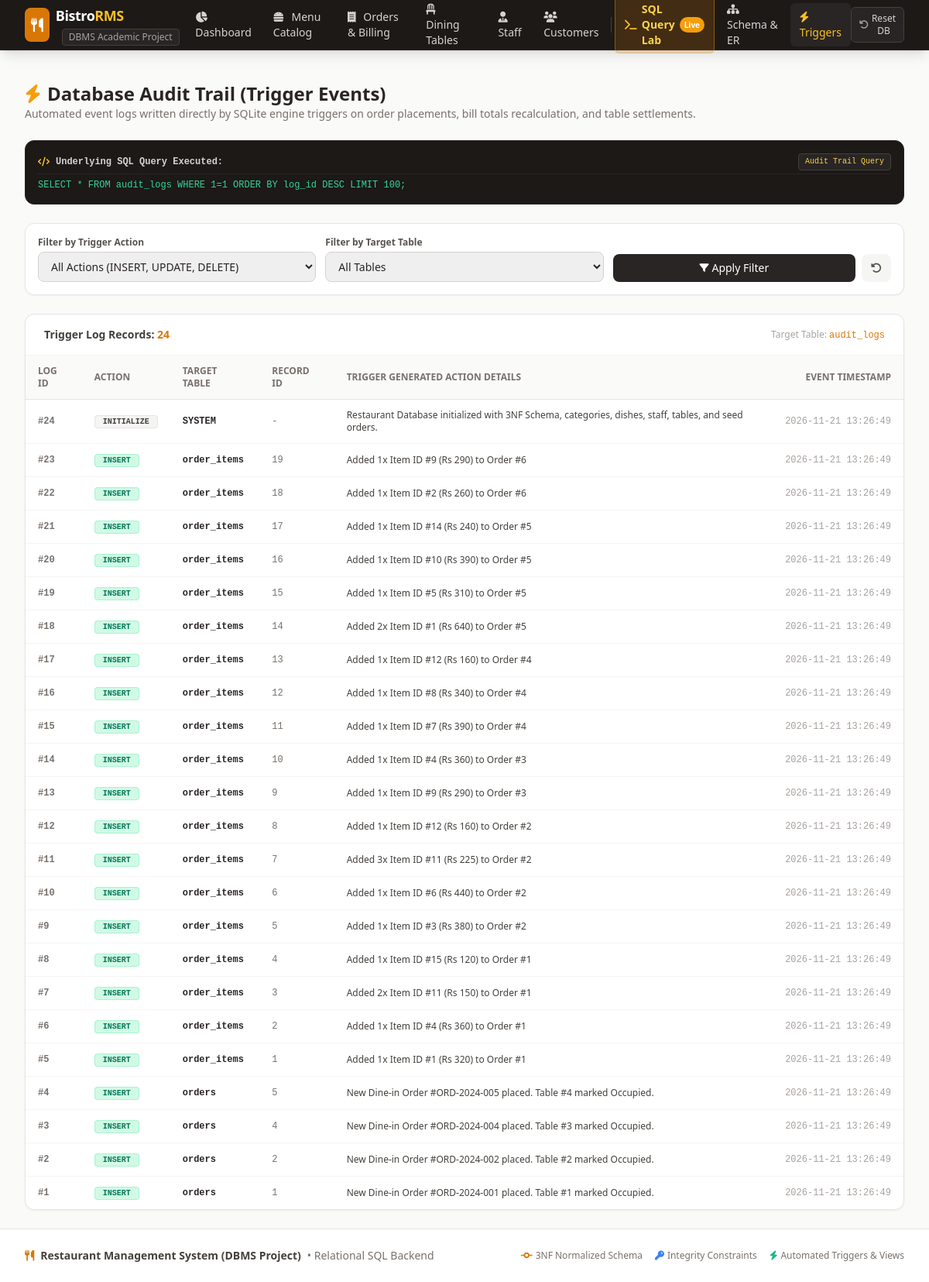
/audit-logs, run on the app's committed database.
### tables this page shows
CREATE TABLE audit_logs (
    log_id INTEGER PRIMARY KEY AUTOINCREMENT,
    table_name VARCHAR(50) NOT NULL,
    action_type VARCHAR(20) NOT NULL,
    record_id INTEGER,
    action_details TEXT,
    logged_at TIMESTAMP DEFAULT CURRENT_TIMESTAMP
);

### app.py (the view)
@app.route('/audit-logs')
def audit_logs():
    action_filter = request.args.get('action', '').strip()
    table_filter = request.args.get('table', '').strip()
    sql = "SELECT * FROM audit_logs WHERE 1=1"
    params = []
    if action_filter:
        sql += " AND action_type = ?"
        params.append(action_filter)
    if table_filter:
        sql += " AND table_name = ?"
        params.append(table_filter)
    sql += " ORDER BY log_id DESC LIMIT 100;"
    logs = database.query_all(sql, params)
    return render_template('audit_logs.html', logs=logs, action_filter=action_filter, table_filter=table_filter, sql_used=sql)

### database.py (called while the page is built)
def get_connection():
    conn = sqlite3.connect(DB_PATH)
    conn.execute("PRAGMA foreign_keys = ON;")
    conn.row_factory = sqlite3.Row
    return conn

def query_all(query, params=()):
    conn = get_connection()
    cursor = conn.cursor()
    cursor.execute(query, params)
    rows = [dict(row) for row in cursor.fetchall()]
    conn.close()
    return rows

### templates/audit_logs.html (shortened to what this page needs)
{% extends "base.html" %}
{% block content %}
<div class="space-y-6">
    <div class="flex flex-col sm:flex-row sm:items-center justify-between gap-4">
        <div>
            <h1 class="text-2xl font-bold text-stone-800 flex items-center space-x-2">
                <i class="fa-solid fa-bolt text-amber-500"></i>
                <span>Database Audit Trail (Trigger Events)</span>
            </h1>
            <p class="text-stone-500 text-sm">Automated event logs written directly by SQLite engine triggers on order placements, bill totals recalculation, and table settlements.</p>
        </div>
    </div>
    <div class="bg-stone-900 text-stone-200 rounded-xl p-4 text-xs font-mono shadow-inner border border-stone-800">
        <div class="flex items-center justify-between text-stone-400 mb-1.5 pb-1 border-b border-stone-800">
            <div class="flex items-center space-x-2">
                <i class="fa-solid fa-code text-amber-400"></i>
                <span class="font-semibold text-stone-300">Underlying SQL Query Executed:</span>
            </div>
            <span class="text-[10px] bg-stone-800 px-2 py-0.5 rounded text-amber-300 border border-stone-700">Audit Trail Query</span>
        </div>
        <pre class="overflow-x-auto text-emerald-400 whitespace-pre-wrap">{{ sql_used }}</pre>
    </div>
    <div class="bg-white p-4 rounded-xl border border-stone-200 shadow-sm">
        <form method="GET" action="{{ url_for('audit_logs') }}" class="grid grid-cols-1 sm:grid-cols-3 gap-3">
            <div>
                <label class="block text-xs font-semibold text-stone-600 mb-1">Filter by Trigger Action</label>
                <select name="action" class="w-full px-3 py-2 text-sm border border-stone-300 rounded-lg focus:ring-2 focus:ring-amber-500 outline-none">
                    <option value="">All Actions (INSERT, UPDATE, DELETE)</option>
                </select>
            </div>
            <div>
                <label class="block text-xs font-semibold text-stone-600 mb-1">Filter by Target Table</label>
                <select name="table" class="w-full px-3 py-2 text-sm border border-stone-300 rounded-lg focus:ring-2 focus:ring-amber-500 outline-none">
                    <option value="">All Tables</option>
                </select>
            </div>
            <div class="flex items-end space-x-2">
                <button type="submit" class="flex-1 px-4 py-2 bg-stone-800 hover:bg-stone-900 text-white text-sm font-medium rounded-lg transition flex items-center justify-center space-x-1">
                    <i class="fa-solid fa-filter text-xs"></i>
                    <span>Apply Filter</span>
                </button>
                <a href="{{ url_for('audit_logs') }}" class="px-3 py-2 bg-stone-100 hover:bg-stone-200 text-stone-600 text-sm rounded-lg transition" title="Clear Filters">
                    <i class="fa-solid fa-rotate-left"></i>
                </a>
            </div>
        </form>
    </div>
    <div class="bg-white rounded-xl border border-stone-200 shadow-sm overflow-hidden">
        <div class="px-6 py-4 border-b border-stone-100 flex items-center justify-between">
            <span class="text-sm font-semibold text-stone-700">Trigger Log Records: <span class="text-amber-600 font-bold">{{ logs|length }}</span></span>
            <span class="text-xs text-stone-400">Target Table: <code class="text-amber-600">audit_logs</code></span>
        </div>
        <div class="overflow-x-auto">
            <table class="w-full text-left text-xs">
                <thead>
                    <tr class="bg-stone-50 text-stone-500 uppercase border-b border-stone-200 font-semibold">
                        <th class="py-3 px-4">Log ID</th>
                        <th class="py-3 px-4">Action</th>
                        <th class="py-3 px-4">Target Table</th>
                        <th class="py-3 px-4">Record ID</th>
                        <th class="py-3 px-4">Trigger Generated Action Details</th>
                        <th class="py-3 px-4 text-right">Event Timestamp</th>
                    </tr>
                </thead>
                <tbody class="divide-y divide-stone-100">
                    {% if logs %}
                        {% for log in logs %}
                        <tr class="hover:bg-stone-50 transition">
                            <td class="py-3 px-4 font-mono font-bold text-stone-500">#{{ log.log_id }}</td>
                            <td class="py-3 px-4">
                                <span class="px-2.5 py-0.5 rounded font-bold text-[10px] uppercase font-mono
                                    {% if log.action_type == 'INSERT' %}bg-emerald-100 text-emerald-700 border border-emerald-200
                                    {% elif log.action_type == 'UPDATE' %}bg-amber-100 text-amber-700 border border-amber-200
                                    {% elif log.action_type == 'DELETE' %}bg-rose-100 text-rose-700 border border-rose-200
                                    {% else %}bg-stone-100 text-stone-700 border border-stone-200{% endif %}">
                                    {{ log.action_type }}
                                </span>
                            </td>
                            <td class="py-3 px-4 font-mono font-bold text-stone-800">{{ log.table_name }}</td>
                            <td class="py-3 px-4 font-mono text-stone-500">{{ log.record_id if log.record_id else '-' }}</td>
                            <td class="py-3 px-4 text-stone-700 font-medium">{{ log.action_details }}</td>
                            <td class="py-3 px-4 text-right font-mono text-stone-400 whitespace-nowrap">{{ log.logged_at }}</td>
                        </tr>
                        {% endfor %}
                    {% endif %}
                </tbody>
            </table>
        </div>
    </div>
</div>
{% endblock %}

### data on the page
audit_logs: log_id "24", action_type "INITIALIZE", table_name "SYSTEM", record_id "-", action_details "Restaurant Database initialized with 3NF Schema, categories, dishes, staff, tables, and seed orders.", logged_at "2026-11-21 13:26:49"
audit_logs: log_id "23", action_type "INSERT", table_name "order_items", record "19", action_details "Added 1x Item ID #9 (Rs 290) to Order #6", logged_at "2026-11-21 13:26:49"
audit_logs: log_id "22", action_type "INSERT", table_name "order_items", record "18", action_details "Added 1x Item ID #2 (Rs 260) to Order #6", logged_at "2026-11-21 13:26:49"
audit_logs: log_id "21", action_type "INSERT", table_name "order_items", record "17", action_details "Added 1x Item ID #14 (Rs 240) to Order #5", logged_at "2026-11-21 13:26:49"
audit_logs: log_id "20", action_type "INSERT", table_name "order_items", record "16", action_details "Added 1x Item ID #10 (Rs 390) to Order #5", logged_at "2026-11-21 13:26:49"
audit_logs: log_id "19", action_type "INSERT", table_name "order_items", record "15", action_details "Added 1x Item ID #5 (Rs 310) to Order #5", logged_at "2026-11-21 13:26:49"
audit_logs: log_id "18", action_type "INSERT", table_name "order_items", record "14", action_details "Added 2x Item ID #1 (Rs 640) to Order #5", logged_at "2026-11-21 13:26:49"
audit_logs: log_id "17", action_type "INSERT", table_name "order_items", record "13", action_details "Added 1x Item ID #12 (Rs 160) to Order #4", logged_at "2026-11-21 13:26:49"
audit_logs: log_id "16", action_type "INSERT", table_name "order_items", record "12", action_details "Added 1x Item ID #8 (Rs 340) to Order #4", logged_at "2026-11-21 13:26:49"
audit_logs: log_id "15", action_type "INSERT", table_name "order_items", record "11", action_details "Added 1x Item ID #7 (Rs 390) to Order #4", logged_at "2026-11-21 13:26:49"
audit_logs: log_id "14", action_type "INSERT", table_name "order_items", record "10", action_details "Added 1x Item ID #4 (Rs 360) to Order #3", logged_at "2026-11-21 13:26:49"
audit_logs: log_id "13", action_type "INSERT", table_name "order_items", record "9", action_details "Added 1x Item ID #9 (Rs 290) to Order #3", logged_at "2026-11-21 13:26:49"
audit_logs: log_id "12", action_type "INSERT", table_name "order_items", record "8", action_details "Added 1x Item ID #12 (Rs 160) to Order #2", logged_at "2026-11-21 13:26:49"
audit_logs: log_id "11", action_type "INSERT", table_name "order_items", record "7", action_details "Added 3x Item ID #11 (Rs 225) to Order #2", logged_at "2026-11-21 13:26:49"
audit_logs: log_id "10", action_type "INSERT", table_name "order_items", record "6", action_details "Added 1x Item ID #6 (Rs 440) to Order #2", logged_at "2026-11-21 13:26:49"
audit_logs: log_id "9", action_type "INSERT", table_name "order_items", record "5", action_details "Added 1x Item ID #3 (Rs 380) to Order #2", logged_at "2026-11-21 13:26:49"
audit_logs: log_id "8", action_type "INSERT", table_name "order_items", record "4", action_details "Added 1x Item ID #15 (Rs 120) to Order #1", logged_at "2026-11-21 13:26:49"
audit_logs: log_id "7", action_type "INSERT", table_name "order_items", record "3", action_details "Added 2x Item ID #11 (Rs 150) to Order #1", logged_at "2026-11-21 13:26:49"
audit_logs: log_id "6", action_type "INSERT", table_name "order_items", record "2", action_details "Added 1x Item ID #4 (Rs 360) to Order #1", logged_at "2026-11-21 13:26:49"
audit_logs: log_id "5", action_type "INSERT", table_name "order_items", record "1", action_details "Added 1x Item ID #1 (Rs 320) to Order #1", logged_at "2026-11-21 13:26:49"
audit_logs: log_id "4", action_type "INSERT", table_name "orders", record "5", action_details "New Dine-in Order #ORD-2024-005 placed. Table #4 marked Occupied.", logged_at "2026-11-21 13:26:49"
audit_logs: log_id "3", action_type "INSERT", table_name "orders", record "4", action_details "New Dine-in Order #ORD-2024-004 placed. Table #3 marked Occupied.", logged_at "2026-11-21 13:26:49"
audit_logs: log_id "2", action_type "INSERT", table_name "orders", record "2", action_details "New Dine-in Order #ORD-2024-002 placed. Table #2 marked Occupied.", logged_at "2026-11-21 13:26:49"
audit_logs: log_id "1", action_type "INSERT", table_name "orders", record "1", action_details "New Dine-in Order #ORD-2024-001 placed. Table #1 marked Occupied.", logged_at "2026-11-21 13:26:49"

### other printed values
{{ sql_used }} "SELECT * FROM audit_logs WHERE 1=1 ORDER BY log_id DESC LIMIT 100;"
{{ logs|length }} "24"
